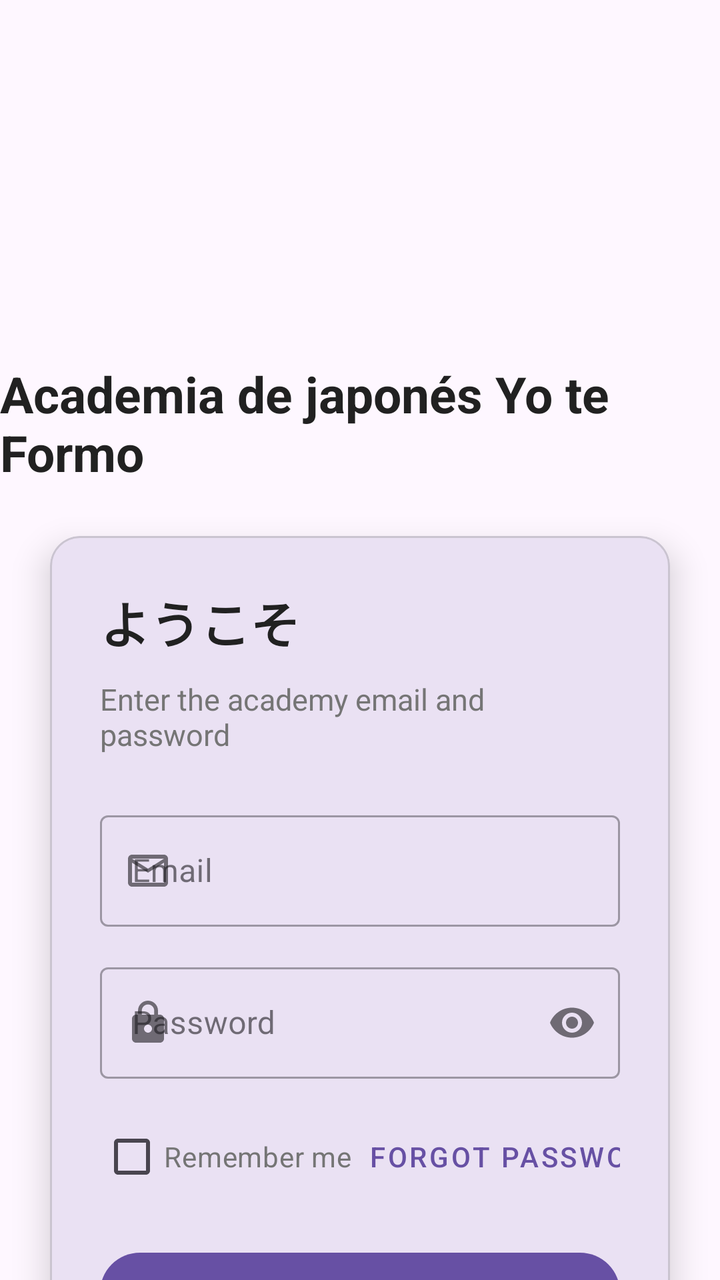
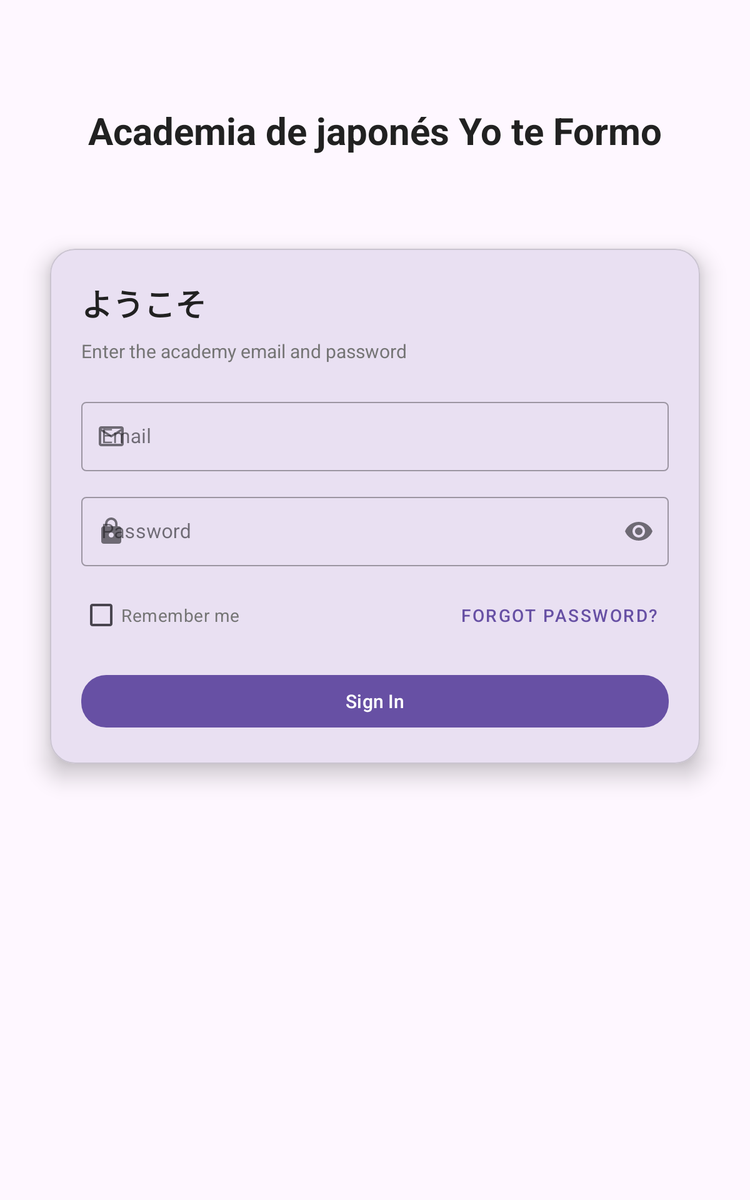

The same Android screen from two of the app's own layout files: first res/layout/ as a phone draws it, then the author's variant for another configuration, drawn on a device whose configuration selects that folder. Both files follow.
<!-- AndroidManifest.xml: application theme Theme.YoTeFormo -->
<!-- res/layout/activity_sign_in.xml -->
<?xml version="1.0" encoding="utf-8"?>
<androidx.coordinatorlayout.widget.CoordinatorLayout
    xmlns:android="http://schemas.android.com/apk/res/android"
    xmlns:app="http://schemas.android.com/apk/res-auto"
    xmlns:tools="http://schemas.android.com/tools"
    android:layout_width="match_parent"
    android:layout_height="match_parent"
    tools:context=".activities.SignInActivity">

    <androidx.core.widget.NestedScrollView
        android:layout_width="match_parent"
        android:layout_height="match_parent"
        android:fillViewport="true">

        <androidx.constraintlayout.widget.ConstraintLayout
            android:layout_width="match_parent"
            android:layout_height="match_parent">

            <ImageView
                android:id="@+id/ivLogo"
                android:layout_width="120dp"
                android:layout_height="120dp"
                android:layout_marginTop="45dp"
                android:src="@drawable/ic_launcher_background"
                android:contentDescription="@string/app_logo"
                app:layout_constraintTop_toTopOf="parent"
                app:layout_constraintStart_toStartOf="parent"
                app:layout_constraintEnd_toEndOf="parent"/>

            <TextView
                android:id="@+id/tvAcademyName"
                android:layout_width="wrap_content"
                android:layout_height="wrap_content"
                android:text="@string/academy_name"
                android:textSize="25sp"
                android:textStyle="bold"
                android:textColor="@color/primary_text"
                android:layout_marginTop="15dp"
                app:layout_constraintTop_toBottomOf="@id/ivLogo"
                app:layout_constraintStart_toStartOf="parent"
                app:layout_constraintEnd_toEndOf="parent"/>

            <com.google.android.material.card.MaterialCardView
                android:layout_width="match_parent"
                android:layout_height="wrap_content"
                android:layout_margin="25dp"
                app:cardCornerRadius="15dp"
                app:cardElevation="10dp"
                app:layout_constraintTop_toBottomOf="@id/tvAcademyName"
                app:layout_constraintBottom_toBottomOf="parent"
                app:layout_constraintVertical_bias="0.1">

                <LinearLayout
                    android:layout_width="match_parent"
                    android:layout_height="wrap_content"
                    android:orientation="vertical"
                    android:padding="25dp">

                    <TextView
                        android:layout_width="wrap_content"
                        android:layout_height="wrap_content"
                        android:text="@string/welcome_back"
                        android:textSize="25sp"
                        android:textStyle="bold"
                        android:textColor="@color/primary_text"/>

                    <TextView
                        android:layout_width="wrap_content"
                        android:layout_height="wrap_content"
                        android:text="@string/sign_in_subtitle"
                        android:textSize="15sp"
                        android:textColor="@color/secondary_text"
                        android:layout_marginTop="10dp"/>

                    <com.google.android.material.textfield.TextInputLayout
                        android:id="@+id/tilEmail"
                        android:layout_width="match_parent"
                        android:layout_height="wrap_content"
                        android:layout_marginTop="25dp"
                        android:hint="@string/email"
                        app:startIconDrawable="@drawable/ic_email"
                        style="@style/Widget.MaterialComponents.TextInputLayout.OutlinedBox">

                        <com.google.android.material.textfield.TextInputEditText
                            android:id="@+id/etEmail"
                            android:layout_width="match_parent"
                            android:layout_height="wrap_content"
                            android:inputType="textEmailAddress"/>

                    </com.google.android.material.textfield.TextInputLayout>

                    <com.google.android.material.textfield.TextInputLayout
                        android:id="@+id/tilPassword"
                        android:layout_width="match_parent"
                        android:layout_height="wrap_content"
                        android:layout_marginTop="15dp"
                        android:hint="@string/password"
                        app:startIconDrawable="@drawable/ic_lock"
                        app:endIconMode="password_toggle"
                        style="@style/Widget.MaterialComponents.TextInputLayout.OutlinedBox">

                        <com.google.android.material.textfield.TextInputEditText
                            android:id="@+id/etPassword"
                            android:layout_width="match_parent"
                            android:layout_height="wrap_content"
                            android:inputType="textPassword"/>

                    </com.google.android.material.textfield.TextInputLayout>

                    <LinearLayout
                        android:layout_width="match_parent"
                        android:layout_height="wrap_content"
                        android:orientation="horizontal"
                        android:layout_marginTop="15dp">

                        <com.google.android.material.checkbox.MaterialCheckBox
                            android:id="@+id/cbRememberUser"
                            android:layout_width="wrap_content"
                            android:layout_height="wrap_content"
                            android:text="@string/remember_me"
                            android:textColor="@color/secondary_text"/>

                        <Space
                            android:layout_width="0dp"
                            android:layout_height="wrap_content"
                            android:layout_weight="1"/>

                        <com.google.android.material.button.MaterialButton
                            android:id="@+id/btnForgotPassword"
                            android:layout_width="wrap_content"
                            android:layout_height="wrap_content"
                            android:text="@string/forgot_password"
                            style="@style/Widget.MaterialComponents.Button.TextButton"/>

                    </LinearLayout>

                    <com.google.android.material.button.MaterialButton
                        android:id="@+id/btnSignIn"
                        android:layout_width="match_parent"
                        android:layout_height="50dp"
                        android:text="@string/sign_in"
                        android:textSize="15sp"
                        android:layout_marginTop="20dp"
                        app:cornerRadius="20dp"/>

                </LinearLayout>

            </com.google.android.material.card.MaterialCardView>

        </androidx.constraintlayout.widget.ConstraintLayout>

    </androidx.core.widget.NestedScrollView>

</androidx.coordinatorlayout.widget.CoordinatorLayout>
<!-- resources referenced by this layout -->
<resources>
  <color name="primary_text">#212121</color>
  <color name="secondary_text">#757575</color>
  <!-- drawable ic_email (drawable) -->
  <vector xmlns:android="http://schemas.android.com/apk/res/android"
      android:width="24dp"
      android:height="24dp"
      android:viewportWidth="24"
      android:viewportHeight="24">
      <path
          android:fillColor="#FF757575"
          android:pathData="M20,4L4,4c-1.1,0 -1.99,0.9 -1.99,2L2,18c0,1.1 0.9,2 2,2h16c1.1,0 2,-0.9 2,-2L22,6c0,-1.1 -0.9,-2 -2,-2zM20,18L4,18L4,8l8,5 8,-5v10zM12,11L4,6h16l-8,5z"/>
  </vector>
  <!-- drawable ic_lock (drawable) -->
  <vector xmlns:android="http://schemas.android.com/apk/res/android"
      android:width="24dp"
      android:height="24dp"
      android:viewportWidth="24"
      android:viewportHeight="24">
      <path
          android:fillColor="#FF757575"
          android:pathData="M18,8h-1L17,6c0,-2.76 -2.24,-5 -5,-5S7,3.24 7,6v2L6,8c-1.1,0 -2,0.9 -2,2v10c0,1.1 0.9,2 2,2h12c1.1,0 2,-0.9 2,-2L20,10c0,-1.1 -0.9,-2 -2,-2zM12,17c-1.1,0 -2,-0.9 -2,-2s0.9,-2 2,-2 2,0.9 2,2 -0.9,2 -2,2zM15.1,8L8.9,8L8.9,6c0,-1.71 1.39,-3.1 3.1,-3.1 1.71,0 3.1,1.39 3.1,3.1v2z"/>
  </vector>
  <string name="academy_name">Academia de japonés Yo te Formo</string>
  <string name="app_logo">Academy Logo</string>
  <string name="email">Email</string>
  <string name="forgot_password">Forgot Password?</string>
  <string name="password">Password</string>
  <string name="remember_me">Remember me</string>
  <string name="sign_in">Sign In</string>
  <string name="sign_in_subtitle">Enter the academy email and password</string>
  <string name="welcome_back">ようこそ</string>
  <style name="Theme.YoTeFormo" parent="Base.Theme.YoTeFormo" />
  <style name="Base.Theme.YoTeFormo" parent="Theme.Material3.Light.NoActionBar">
          
          
      </style>
</resources>
<!-- res/layout-large/activity_sign_in.xml (the author's variant of the layout above) -->
<!-- drawn on a 7-inch tablet held upright -->
<?xml version="1.0" encoding="utf-8"?>
<androidx.coordinatorlayout.widget.CoordinatorLayout
    xmlns:android="http://schemas.android.com/apk/res/android"
    xmlns:app="http://schemas.android.com/apk/res-auto"
    xmlns:tools="http://schemas.android.com/tools"
    android:layout_width="match_parent"
    android:layout_height="match_parent"
    tools:context=".activities.SignInActivity">

    <androidx.core.widget.NestedScrollView
        android:layout_width="match_parent"
        android:layout_height="match_parent"
        android:fillViewport="true">

        <androidx.constraintlayout.widget.ConstraintLayout
            android:layout_width="match_parent"
            android:layout_height="match_parent">

            <ImageView
                android:id="@+id/ivLogo"
                android:layout_width="wrap_content"
                android:layout_height="wrap_content"
                android:layout_marginTop="60dp"
                android:src="@raw/logo"
                android:contentDescription="@string/app_logo"
                app:layout_constraintTop_toTopOf="parent"
                app:layout_constraintStart_toStartOf="parent"
                app:layout_constraintEnd_toEndOf="parent"/>

            <TextView
                android:id="@+id/tvAcademyName"
                android:layout_width="wrap_content"
                android:layout_height="wrap_content"
                android:text="@string/academy_name"
                android:textSize="30sp"
                android:textStyle="bold"
                android:textColor="@color/primary_text"
                android:layout_marginTop="24dp"
                app:layout_constraintTop_toBottomOf="@id/ivLogo"
                app:layout_constraintStart_toStartOf="parent"
                app:layout_constraintEnd_toEndOf="parent"/>

            <com.google.android.material.card.MaterialCardView
                android:layout_width="0dp"
                android:layout_height="wrap_content"
                android:layout_margin="40dp"
                app:cardCornerRadius="20dp"
                app:cardElevation="12dp"
                app:layout_constraintTop_toBottomOf="@id/tvAcademyName"
                app:layout_constraintBottom_toBottomOf="parent"
                app:layout_constraintStart_toStartOf="parent"
                app:layout_constraintEnd_toEndOf="parent"
                app:layout_constraintWidth_max="600dp"
                app:layout_constraintVertical_bias="0.1">

                <LinearLayout
                    android:layout_width="match_parent"
                    android:layout_height="wrap_content"
                    android:orientation="vertical"
                    android:padding="25dp">

                    <TextView
                        android:layout_width="wrap_content"
                        android:layout_height="wrap_content"
                        android:text="@string/welcome_back"
                        android:textSize="25sp"
                        android:textStyle="bold"
                        android:textColor="@color/primary_text"/>

                    <TextView
                        android:layout_width="wrap_content"
                        android:layout_height="wrap_content"
                        android:text="@string/sign_in_subtitle"
                        android:textSize="15sp"
                        android:textColor="@color/secondary_text"
                        android:layout_marginTop="10dp"/>

                    <com.google.android.material.textfield.TextInputLayout
                        android:id="@+id/tilEmail"
                        android:layout_width="match_parent"
                        android:layout_height="wrap_content"
                        android:layout_marginTop="25dp"
                        android:hint="@string/email"
                        app:startIconDrawable="@drawable/ic_email"
                        style="@style/Widget.MaterialComponents.TextInputLayout.OutlinedBox">

                        <com.google.android.material.textfield.TextInputEditText
                            android:id="@+id/etEmail"
                            android:layout_width="match_parent"
                            android:layout_height="wrap_content"
                            android:inputType="textEmailAddress"/>

                    </com.google.android.material.textfield.TextInputLayout>

                    <com.google.android.material.textfield.TextInputLayout
                        android:id="@+id/tilPassword"
                        android:layout_width="match_parent"
                        android:layout_height="wrap_content"
                        android:layout_marginTop="15dp"
                        android:hint="@string/password"
                        app:startIconDrawable="@drawable/ic_lock"
                        app:endIconMode="password_toggle"
                        style="@style/Widget.MaterialComponents.TextInputLayout.OutlinedBox">

                        <com.google.android.material.textfield.TextInputEditText
                            android:id="@+id/etPassword"
                            android:layout_width="match_parent"
                            android:layout_height="wrap_content"
                            android:inputType="textPassword"/>

                    </com.google.android.material.textfield.TextInputLayout>

                    <LinearLayout
                        android:layout_width="match_parent"
                        android:layout_height="wrap_content"
                        android:orientation="horizontal"
                        android:layout_marginTop="15dp">

                        <com.google.android.material.checkbox.MaterialCheckBox
                            android:id="@+id/cbRememberUser"
                            android:layout_width="wrap_content"
                            android:layout_height="wrap_content"
                            android:text="@string/remember_me"
                            android:textColor="@color/secondary_text"/>

                        <Space
                            android:layout_width="0dp"
                            android:layout_height="wrap_content"
                            android:layout_weight="1"/>

                        <com.google.android.material.button.MaterialButton
                            android:id="@+id/btnForgotPassword"
                            android:layout_width="wrap_content"
                            android:layout_height="wrap_content"
                            android:text="@string/forgot_password"
                            style="@style/Widget.MaterialComponents.Button.TextButton"/>

                    </LinearLayout>

                    <com.google.android.material.button.MaterialButton
                        android:id="@+id/btnSignIn"
                        android:layout_width="match_parent"
                        android:layout_height="50dp"
                        android:text="@string/sign_in"
                        android:textSize="15sp"
                        android:layout_marginTop="20dp"
                        app:cornerRadius="20dp"/>

                </LinearLayout>

            </com.google.android.material.card.MaterialCardView>

        </androidx.constraintlayout.widget.ConstraintLayout>

    </androidx.core.widget.NestedScrollView>

</androidx.coordinatorlayout.widget.CoordinatorLayout>
